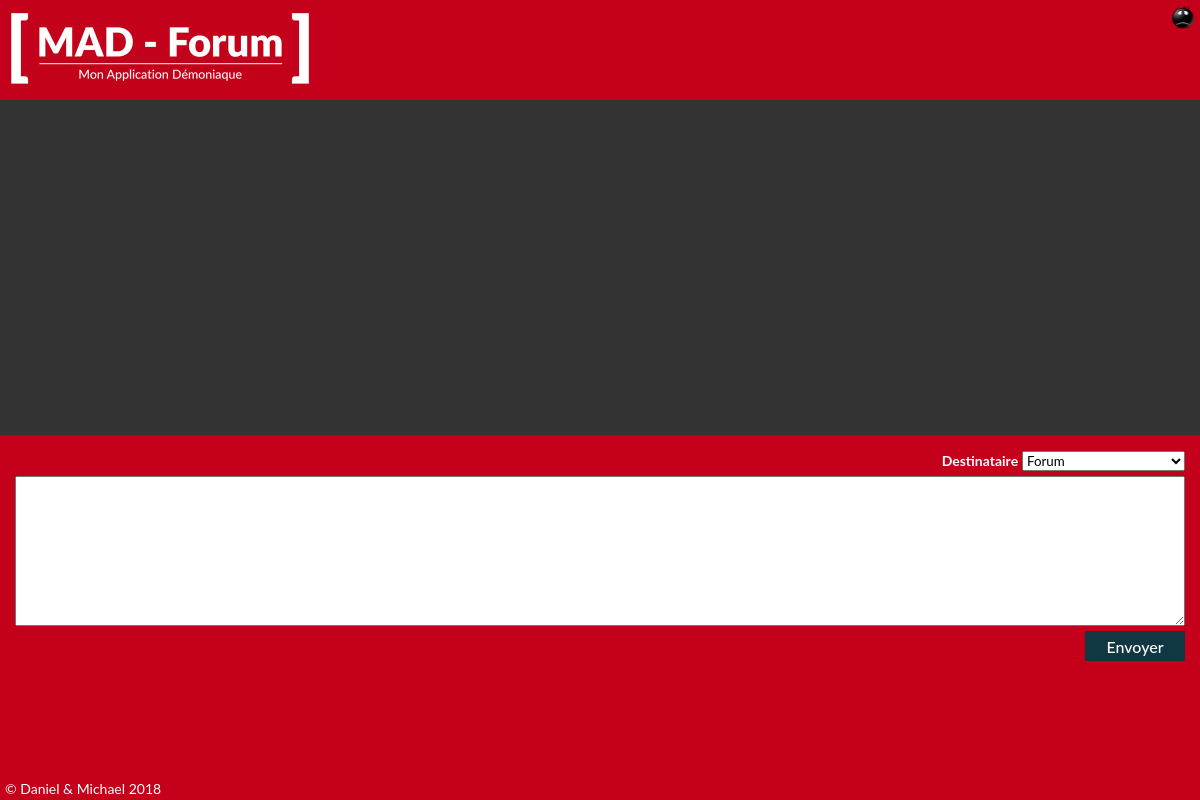
The app's page /forum.php, older data.
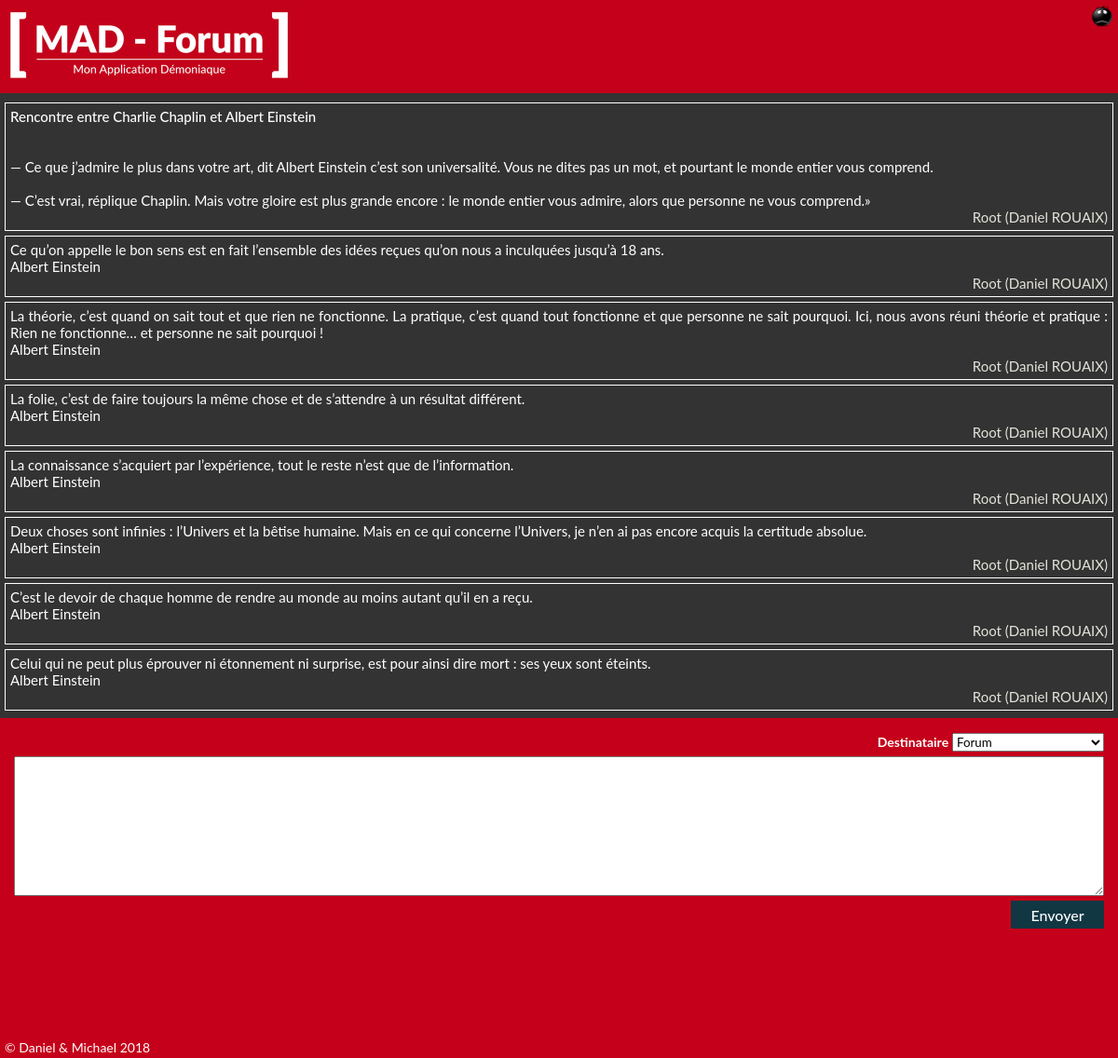
The same page, newer data.
### tables this page shows
CREATE TABLE `message` (
  `message_id` int(10) UNSIGNED NOT NULL,
  `contenu` longtext,
  `user_id` int(10) UNSIGNED DEFAULT NULL,
  `categorie_id` int(10) UNSIGNED DEFAULT NULL,
  `sujet_id` int(10) UNSIGNED DEFAULT NULL,
  `destinataire_id` int(10) UNSIGNED DEFAULT NULL,
  `date` datetime DEFAULT NULL,
  `pere_id` int(11) UNSIGNED DEFAULT NULL
);

CREATE TABLE `user` (
  `user_id` int(11) UNSIGNED NOT NULL,
  `pseudo` varchar(50) NOT NULL,
  `prenom` varchar(255) DEFAULT NULL,
  `nom` varchar(255) DEFAULT NULL,
  `mail` varchar(255) NOT NULL,
  `role_id` varchar(45) DEFAULT NULL,
  `motdepasse` varchar(255) DEFAULT NULL,
  `naissance` date DEFAULT NULL,
  `inscription` date DEFAULT NULL
);

### sys.php (called while the page is built, shortened)
<?php
function decode_bdd($x){
    return stripslashes(html_entity_decode($x));
}
function moderateur($x){
    $requete = "select * from user where user_id = '".$x."' limit 1";
    if ($resultat = $mysqli->query($requete)){
        reset($resultat);
        if ($ligne = $resultat->fetch_assoc()){
            if($ligne["role_id"]== 3){
                return true;
            }else{
                return false;
            }
        }
    }
}
?>

### inc_liste_messages.php (the view, shortened to what this page needs)
<?php
    $requete = "select * from message where categorie_id = '".$_SESSION["categorie"]."' and sujet_id = '".$_SESSION["sujet"]."' and pere_id = '0' order by message_id desc";
    echo "<div class='listemessage'>";
    if ($resultat = $mysqli->query($requete)){
        reset($resultat);
        while  ($ligne = $resultat->fetch_assoc())
        {
            if($ligne["destinataire_id"]==0 ||$ligne["destinataire_id"]==$_SESSION["user"]["id"]){
            echo "<div class='message juste'>";
            echo decode_bdd($ligne["contenu"]);
            echo "<br />";
            $requeteB = "select * from user where user_id = '".$ligne["user_id"]."' limit 1";
            if ($resultatB = $mysqli->query($requeteB)){
                reset($resultatB);
                $ligneB = $resultatB->fetch_assoc();
                echo "<div class='droite tc2'>";
                echo "".ucfirst($ligneB["pseudo"])." (".ucfirst($ligneB["prenom"])." ".strtoupper($ligneB["nom"]).")";
                if(administrateur($_SESSION["user"]["id"]) || moderateur($_SESSION["user"]["id"]) || ($ligne["user_id"]== $_SESSION["user"]["id"])){
                        echo "<div class='gauche fc2'>";
                        echo "<a href='forum.php?reponse=".$ligne["message_id"]."'>";
                        echo "<img src='img/026.png' width='24' height='24' alt='Répondre' title='Répondre' />";
                        echo "</a>";
                        echo "<a href='sup_message_bdd.php?message_id=".$ligne["message_id"]."&user_id= ".$_SESSION["user"]["id"]."&page=forum ' title='Supprimer'>";
                        echo "<img src='img/ko.png' width='24' height='24' alt='' />";
                        echo "</a>";
                        echo "</div>";
                    }
                echo "</div>";
            }
            echo "</div>";
            }
        }
    }
    echo "</div>";
?>

### forum.php (shortened to what this page needs)
<?php
    if(file_exists("sys.php")){include("sys.php");}
?>
    <!DOCTYPE html>
    <html>
    <head>
        <link rel="stylesheet" href="./css/animate.css" />
        <link rel="stylesheet" href="./css/style.css" />
        <link rel="stylesheet" href="./css/id.css" />
        <link rel="stylesheet" href="./css/classe.css" />
    </head>
    <body class="forum fc5" onload="setFocusSaisie();">
            <header class="fc1">
               <img src="./img/logo.jpg" alt="" class="animated bounce forum" />
               <div><p class="droite padding"><?php echo @$_SESSION["user"]["pseudo"]; ?><a href="logout.php" title="Sortir"><img src="img/u5.png" alt="Déconnexion" title="Déconnexion" style="width: 24px;height: 24px;margin:0 0 0 5px;"></a></p>
               </div>
            </header>
            <nav>
            </nav>
              <article class="forum">
            <section class="forum">
                <?php if(file_exists("inc_liste_messages.php")){include("inc_liste_messages.php");} ?>
            </section>
            <?php if ($_SESSION["reponse"]!=0){ ?>
            <div class="saisirmessage fc4">
                <?php }else{ ?>
            <div class="saisirmessage fc1">
                <?php } ?>
                <?php if(file_exists("inc_form_message.php")){include("inc_form_message.php");} ?>
            </div>
        </article>
        <?php if(file_exists("footer.php")){include("footer.php");} ?>
    </body>
    </html>

### inc_form_message.php (shortened to what this page needs)
<form action="forum.php" method="GET" name="forumform" enctype="text/plain">
    <div class="block droite" style="margin-bottom:5px;">
        <label for="destinataire_id" class="gauche">Destinataire</label>
        <select name="destinataire_id">
            <option value="0" selected>Forum</option>
        </select>
    </div>
    <textarea name="contenu" id="lemessage"></textarea>
    <div class="block droite">
    <input type="submit" name="submit" value="Envoyer">
    </div>
</form>

### footer.php (shortened to what this page needs)
<footer class="fc1">
    &copy; Daniel & Michael 2018
</footer>

### css/style.css (style rules this page uses)
* { box-sizing: border-box; font-family: "Roboto Slab", "Lato", "Arial"; }
html, body { display: block; font-size:16px; margin: 0; padding: 0; width: 100%; height: 100%; background: #333; color: #fff; font-size: 15px; text-align: left; }
article { display:block; }
footer { display: block; width: 100%; height: 25px; overflow:hidden; background-color: rgba(202, 43, 14, 1); position: fixed; bottom: 0px; left: 0px; font-size: 14px; text-align: left; padding: 5px; margin-top: 10px; }
form { font-size: 16px; display: block; margin: 0 ; padding: 0; vertical-align: middle; overflow: hidden; text-align:center; }
header { display: block; width: 100%; padding: 0; margin: 0; overflow: hidden; }
img { margin: 0; padding: 0; vertical-align: middle; }
input { width: 250px; height: 30px; font-size: 16px; text-align: center; color: #fff; background-color: rgba(202, 43, 14, 0.5); border: 1px solid #555; margin-left: 5px; margin-right: 5px; }
input[type=submit] { width: 30px; height: 30px; background-color: transparent; background-image: url("../img/valider.png"); background-size: contain; background-position: left top; border: 0; padding: 0; vertical-align: middle; cursor: pointer; }
label { font-size: 14px; }
nav { display: block; width: 100%; margin:0; padding:5px 5px 0 0 ; text-align: right; overflow: hidden; }
p { text-align: left; margin:0; padding:0; }
section { text-align: left; padding: 0; margin: 0; }
section::first-line { font-weight: 500; }

### css/classe.css (style rules this page uses)
.fc1 { background-color: #c5001a; }
.fc5 { background-color: #333333; }
.tc2 { color: #e4e3db; }
.saisirmessage form { display: block; width: 100%; padding: 5px; }
.saisirmessage textarea { display: block; width: 100%; height: 150px; }
.saisirmessage input[type=submit] { padding:5px; width:100px; margin-right:0px; font-weight: 500; background-image: url(""); background-color: #113743; margin-top:5px; }
div.saisirmessage { display: block; width: 100%; height: 340px; position: fixed; bottom: 25px; padding: 10px; font-weight: 700; }
.listemessage { display: block; overflow-x: hidden; overflow-y: auto; padding-bottom: 350px; }
.message { display: block; margin: 5px; padding: 5px; border: 1px solid #fff; }
.droite { text-align: right; }
.juste { text-align: justify; }
.gauche { text-align: left; }
.padding { padding: 5px; }
.block { display: block; }
img.forum { margin: 0; height: 100px; float: left; }
body.forum { display: block; width: 100%; }
article.forum { display: block; width: 100%; min-width: 300px; }
.forum section, .forum header { display: block; margin: 0; padding: 0; clear: both; }
.forum header { height: 100px; overflow: hidden; }
.forum header div { float: right; height: 100px; overflow: hidden; }
section.forum { display: block; }

Row changes from the older to the newer data that the page shows:
added message: contenu "Rencontre entre Charlie Chaplin et Albert Einstein — Ce que j’admire le plus dans votre art, dit Albert Eins­tein c’est son universalité. Vous ne dites pas un mot, et pourtant le monde entier vous comprend. — C’est vrai, réplique Chaplin. Mais votre gloire est plus grande encore : le monde entier vous admire, alors que personne ne vous comprend.»", user.pseudo "Root", user.prenom "Daniel", user.nom "ROUAIX"
added message: contenu "Ce qu’on appelle le bon sens est en fait l’ensemble des idées reçues qu’on nous a inculquées jusqu’à 18 ans. Albert Einstein", user.pseudo "Root", user.prenom "Daniel", user.nom "ROUAIX"
added message: contenu "La théorie, c’est quand on sait tout et que rien ne fonctionne. La pratique, c’est quand tout fonctionne et que personne ne sait pourquoi. Ici, nous avons réuni théorie et pratique : Rien ne fonctionne… et personne ne sait pourquoi ! Albert Einstein", user.pseudo "Root", user.prenom "Daniel", user.nom "ROUAIX"
added message: contenu "La folie, c’est de faire toujours la même chose et de s’attendre à un résultat différent. Albert Einstein", user.pseudo "Root", user.prenom "Daniel", user.nom "ROUAIX"
added message: contenu "La connaissance s’acquiert par l’expérience, tout le reste n’est que de l’information. Albert Einstein", user.pseudo "Root", user.prenom "Daniel", user.nom "ROUAIX"
added message: contenu "Deux choses sont infinies : l’Univers et la bêtise humaine. Mais en ce qui concerne l’Univers, je n’en ai pas encore acquis la certitude absolue. Albert Einstein", user.pseudo "Root", user.prenom "Daniel", user.nom "ROUAIX"
added message: contenu "C’est le devoir de chaque homme de rendre au monde au moins autant qu’il en a reçu. Albert Einstein", user.pseudo "Root", user.prenom "Daniel", user.nom "ROUAIX"
added message: contenu "Celui qui ne peut plus éprouver ni étonnement ni surprise, est pour ainsi dire mort : ses yeux sont éteints. Albert Einstein", user.pseudo "Root", user.prenom "Daniel", user.nom "ROUAIX"
